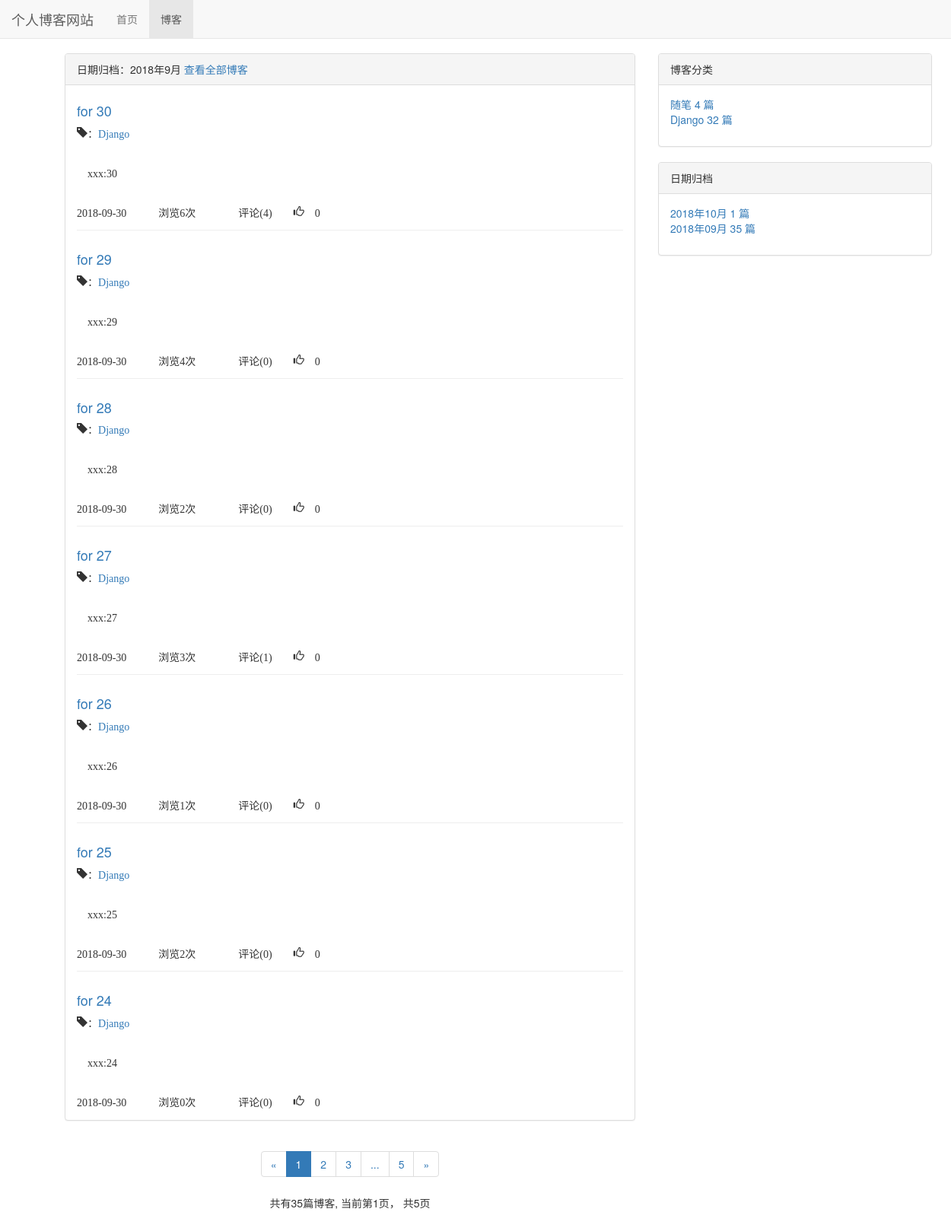
The app's page /blog/date/2018/9 with its own data.
### blog/models.py (models this page shows, shortened)
class Blog(models.Model,ReadNumExpandMthod):
    title = models.CharField(max_length = 50)
    blog_type = models.ForeignKey(BlogType, on_delete = models.DO_NOTHING)
    content = RichTextUploadingField()
    author = models.ForeignKey(User,on_delete = models.DO_NOTHING)
    read_details = GenericRelation(ReadDetail)
    created_time = models.DateTimeField(auto_now_add = True)
    last_updated_time = models.DateTimeField(auto_now = True)
    class Meta:
        ordering = ["-created_time"]

class BlogType(models.Model):
    type_name = models.CharField(max_length = 15)
    def __str__(self):
        return self.type_name

### read_statistics/models.py (models this page shows)
class ReadNum(models.Model):
    read_num = models.IntegerField(default=0)
    content_type = models.ForeignKey(ContentType,on_delete=models.DO_NOTHING)
    object_id = models.PositiveIntegerField()
    content_object = GenericForeignKey('content_type','object_id')

### likes/models.py (models this page shows)
class LikeCount(models.Model):
    content_type = models.ForeignKey(ContentType, on_delete=models.CASCADE)
    object_id = models.PositiveIntegerField()
    content_object = GenericForeignKey('content_type', 'object_id')
    liked_num = models.IntegerField(default=0)

### blog/views.py (the view)
# urls.py: path('date/<int:year>/<int:month>',views.blogs_with_date, name = 'blogs_with_date')
def blogs_with_date(request,year,month):
    blogs_all_list = Blog.objects.filter(created_time__year=year,created_time__month=month)
    context = get_blog_list_common_data(request,blogs_all_list)
    context['blogs_with_date'] = '%s年%s月' %(year, month)
    return render(request,'blog/blogs_with_date.html',context)

### comment/templatetags/comment_tags.py (called while the page is built)
@register.simple_tag
def get_comment_count(obj):
    content_type = ContentType.objects.get_for_model(obj)
    return Comment.objects.filter(content_type = content_type,object_id = obj.pk).count()

### likes/templatetags/likes_tags.py (called while the page is built)
@register.simple_tag
def get_like_count(obj):
    content_type = ContentType.objects.get_for_model(obj)
    like_count, created = LikeCount.objects.get_or_create(content_type=content_type, object_id=obj.pk)
    return like_count.liked_num

### read_statistics/models.py (called while the page is built)
    def get_read_num(self):
        try:
            ct = ContentType.objects.get_for_model(self)
            readnum  = ReadNum.objects.get(content_type= ct,object_id=self.pk)
            return readnum.read_num
        except exceptions.ObjectDoesNotExist:
            return 0

### blog/templates/blog/blogs_with_date.html (shortened to what this page needs)
{% extends 'blog/blog_list.html' %}
{% block blog_list_title %}
    日期归档：{{ blogs_with_date }}
    <a href="{% url 'blog_list' %}">查看全部博客</a>
{% endblock %}

### blog/templates/blog/blog_list.html (shortened to what this page needs)
{% extends 'blog/base.html' %}
{% block nav_blog_active %}active{% endblock %}
{% load staticfiles %}
{% load comment_tags %}
{% load likes_tags %}
{% block header_extends %}
    <link rel="stylesheet" type="text/css" href="{% static 'blog/blog.css' %}">
{% endblock %}
{% block content %}
    <div class="container">
        <div class="row">
            <div class=" col-sm-8 ">
                <div class="panel panel-default">
                    <div class="panel-heading">{% block blog_list_title %}博客列表{% endblock %}</div>
                    <div class="panel-body">
                        {% for blog in blogs %}
                        <div class="blog">
                            <h4><a href="{% url 'blog_detail' blog.pk %}">{{ blog.title }} </a></h4>
                            <p class="blog-info">
                                <li class="glyphicon glyphicon-tag">：<a href="{% url 'blogs_with_type' blog.blog_type.pk %}">{{ blog.blog_type }}</a>&nbsp;&nbsp;
                            </p>
                            <p class="text">{{ blog.content|safe|striptags|truncatechars:120 }}</p>
                            {{ blog.created_time|date:'Y-m-d'}}&nbsp;&nbsp;
                            浏览{{ blog.get_read_num }}次 &nbsp;&nbsp;
                            评论({% get_comment_count blog %})&nbsp;&nbsp;
                            <li class="glyphicon glyphicon-thumbs-up"> {% get_like_count blog %}</li>
                        </div>
                        {% empty %}
                            <div class="blog">
                                <h4>暂无博客，敬请期待</h4>
                            </div>
                        {% endfor %}
                    </div>
                </div>
                <div class="paginator">
                    <ul class="pagination">
                        <li>
                            {% if page_of_blogs.has_previous %}
                                <a href="?page=previos_page_number" aria-label="Previous">
                                    <span aria-hidden="true">&laquo;</span>
                                </a>
                            {% else%}
                                <span aria-hidden="true">&laquo;</span>
                            {% endif %}
                        </li>
                        {% for page_num in page_range %}
                            {% if page_num == page_of_blogs.number %}
                                <li class="active"><span>{{ page_num }}</span></li>
                            {% else %}
                                {% if page_num == '...' %}
                                    <li><span>{{ page_num }}</span></li>
                                {% else %}
                                    <li><a href="?page={{ page_num }} ">{{ page_num }}</a></li>
                                {% endif %}
                            {% endif %}
                        {% endfor %}
                        <li>
                            {% if page_of_blogs.has_next %}
                                <a href="?page={{ page_of_blogs.next_page_number }}" aria-label="Next">
                                    <span aria-hidden="true">&raquo;</span>
                                </a>
                            {% else %}
                                <span aria-hidden="true">&raquo;</span>
                            {% endif %}
                        </li>
                    </ul>
                    <p>
                        共有{{ page_of_blogs.paginator.count }}篇博客,
                        当前第{{ page_of_blogs.number }}页，
                        共{{ page_of_blogs.paginator.num_pages }}页
                    </p>
                </div>
            </div>
            <div class="col-sm-4">
                <div class="panel panel-default">
                    <div class="panel-heading">博客分类</div>
                    <div class="panel-body">
                         <ul class='blog-types'>
                            {% for blog_type in blog_types %}
                                <li>
                                    <a href="{% url 'blogs_with_type' blog_type.pk %}">
                                    {{ blog_type.type_name }} {{blog_type.blog_count}} 篇 </a>
                                </li>
                            {% empty %}
                                <li>暂无分类</li>
                            {% endfor %}
                        </ul>
                    </div>
                </div>
                <div class="panel panel-default">
                    <div class="panel-heading">日期归档</div>
                    <div class="panel-body">
                        <ul>
                            {% for blog_date,blog_count in blog_dates.items %}
                                <li>
                                    <a href="{% url 'blogs_with_date' blog_date.year blog_date.month %}">
                                    {{ blog_date|date:"Y年m月" }} {{ blog_count }} 篇</a>
                                </li>
                            {% endfor %}
                        </ul>
                    </div>
                </div>
            </div>
        </div>
    </div>
{% endblock %}

### blog/static/blog/base.css (style rules this page uses)
* { margin: 0; padding: 0; }
body { margin: 70px!important; }
ul { list-style-type: none; }

### blog/static/blog/blog.css (style rules this page uses)
ul.blog-types { list-style-type: none; }
div.blog:not(:last-child) { margin-bottom: 2em; padding-bottom: 1em; border-bottom: 1px solid #eee; }
div.blog h4 { margin-top: 0.5em; }
div.blog p.blog-info { margin-bottom: 0; }
div.paginator { text-align: center; }
p.text { padding: 2em 1em }

### records on screen
Blog: title "for 30", blog_type "Django", content "xxx:30", created_time "2018-09-30", get_read_num "6", id "4", id.liked_num "0"
Blog: title "for 29", blog_type "Django", content "xxx:29", created_time "2018-09-30", get_read_num "4", id "0", id.liked_num "0"
Blog: title "for 28", blog_type "Django", content "xxx:28", created_time "2018-09-30", get_read_num "2", id "0", id.liked_num "0"
Blog: title "for 27", blog_type "Django", content "xxx:27", created_time "2018-09-30", get_read_num "3", id "1", id.liked_num "0"
Blog: title "for 26", blog_type "Django", content "xxx:26", created_time "2018-09-30", get_read_num "1", id "0", id.liked_num "0"
Blog: title "for 25", blog_type "Django", content "xxx:25", created_time "2018-09-30", get_read_num "2", id "0", id.liked_num "0"
Blog: title "for 24", blog_type "Django", content "xxx:24", created_time "2018-09-30", get_read_num "0", id "0", id.liked_num "0"
BlogType: type_name "随笔", blog_count "4"
BlogType: type_name "Django", blog_count "32"

### other values on screen
{{ blogs_with_date }} "2018年9月"
{{ page_num }} "1"
{{ page_num }} "2" "3" "5"
{{ page_num }} "..."
{{ page_of_blogs.paginator.count }} "35"
{{ page_of_blogs.number }} "1"
{{ page_of_blogs.paginator.num_pages }} "5"
{{ blog_date|date:"Y年m月" }} "2018年10月" "2018年09月"
{{ blog_count }} "1" "35"
